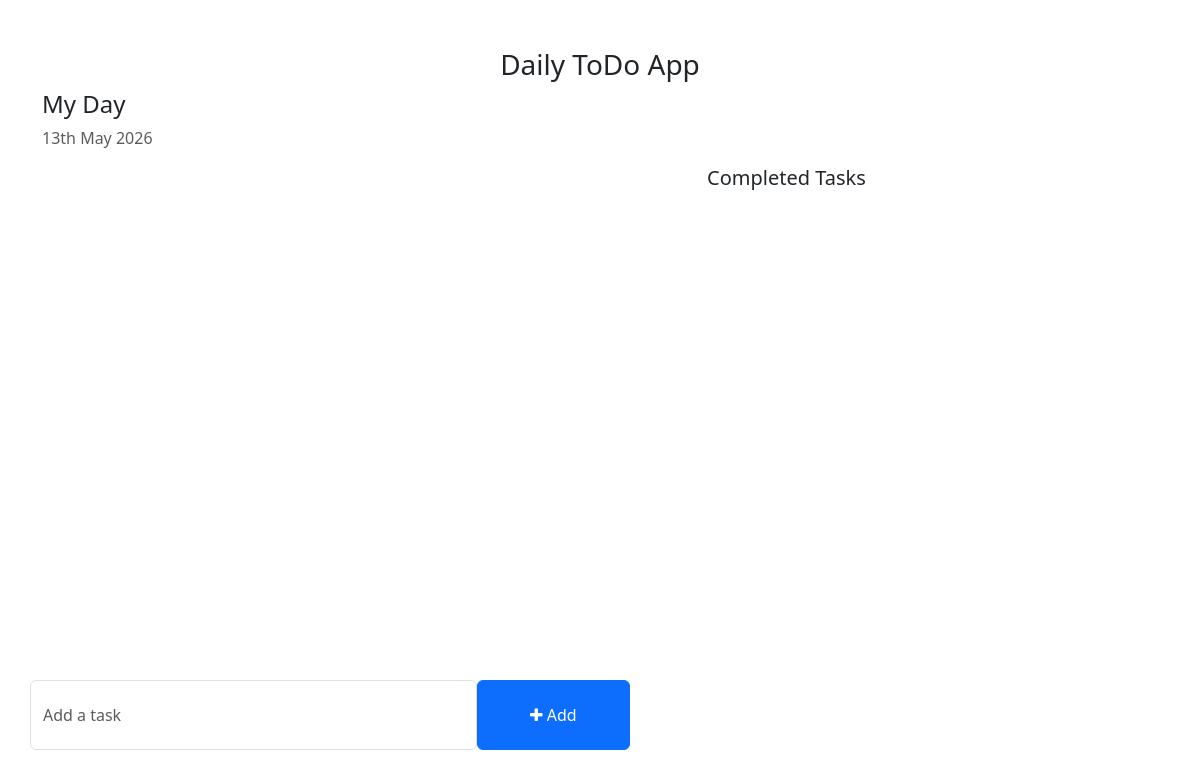
The app's page /, older data.
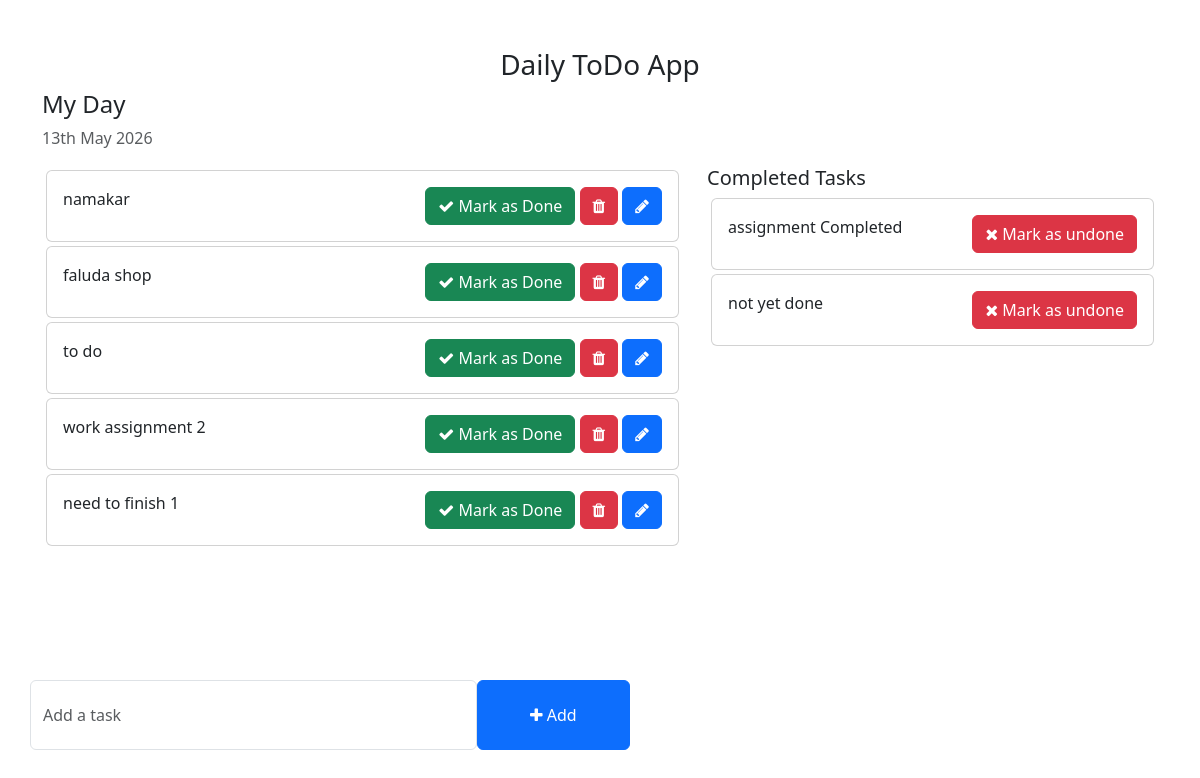
The same page, newer data.
### ToDo_App/models.py (models this page shows)
class Task(models.Model):
    task = models.CharField(max_length=250) ##--------- this task is going to print the value of index.html page
    is_completed = models.BooleanField(default= False)
    created_at = models.DateTimeField(auto_now_add= True)
    updated_at = models.DateTimeField(auto_now= True)
    def __str__(self):
        return self.task

### ToDo_Main/views.py (the view)
# urls.py: 2. Add a URL to urlpatterns:  path('', views.home, name='home')
def home(request):
    task = Task.objects.filter(is_completed = False).order_by('-updated_at') # here you can sort the value by asscending or decending order. - means decending
    completed_task = Task.objects.filter(is_completed = True)
    context = {
        "tasks" : task,  # from here we send tasks value to index.html to make
        "completed_task" : completed_task
    }
    return render(request, 'home.html', context)

### templates/home.html (shortened to what this page needs)
<!DOCTYPE html>
<html lang="en">
<head>
    <link href="https://cdn.jsdelivr.net/npm/bootstrap@5.3.0-alpha1/dist/css/bootstrap.min.css" rel="stylesheet">
    <link rel="stylesheet" href="https://cdnjs.cloudflare.com/ajax/libs/font-awesome/4.7.0/css/font-awesome.min.css">
</head>
<body>
    <div class="container">
        <h3 class="pt-5 text-center">Daily ToDo App</h3>
        <div class="row">
            <h4>My Day</h4>
            <p class="text-muted">{% now "jS F Y" %}</p>
            <div class="col-md-7 col-lg-7" style="height: 450px; overflow: scroll;">
                {% for task in tasks %}
                <div class="card m-1">
                    <div class="card-body">
                        {{ task.task }}
                        <span style="position: relative; float: right;">
                            <a href={% url 'mark_as_done' task.pk %} class="btn btn-success"><i class="fa fa-check"></i> Mark as Done</a>
                            <a href={% url 'mark_as_delete' task.pk %} class="btn btn-danger"><i class="fa fa-trash"></i></a>
                            <a href={% url 'mark_as_edit' task.pk %} class="btn btn-primary"><i class="fa fa-pencil"></i></a>
                        </span>
                    </div>
                </div>
                {% endfor %}
            </div>
            <div class="col-md-5 col-lg-5">
                <h5>Completed Tasks</h5>
                {% for task in completed_task %}
                <div class="card m-1">
                    <div class="card-body">
                        {{task}}
                        <span style="position: relative; float: right;">
                        <a href={% url 'mark_as_undone' task.pk %} class="btn btn-danger"><i class="fa fa-times"></i> Mark as undone</a>
                        </span>
                    </div>
                </div>
                {% endfor %}
            </div>
        </div>
        <div class="row">
            <div class="col-md-6 col-lg-6 p-0" style="position: absolute; bottom: 50px;">
                <form action="{% url 'addTask' %}" method = "POST">
                    <div class="form-group">
                        <span style="display: flex;">
                            <input name="task" type="text" class="form-control" placeholder="Add a task">
                            <button type="submit" class="btn btn-primary" style="width: 200px;"><i class="fa fa-plus"></i> Add</button>
                        </span>
                    </div>
                </form>
            </div>
        </div>
    </div>
</body>
</html>

Row changes from the older to the newer data that the page shows:
added Task: task "namakar", shown under "My Day"
added Task: task "faluda shop", shown under "My Day"
added Task: task "to do", shown under "My Day"
added Task: task "work assignment 2", shown under "My Day"
added Task: task "need to finish 1", shown under "My Day"
added Task: task "assignment Completed", shown under "Completed Tasks"
added Task: task "not yet done", shown under "Completed Tasks"
